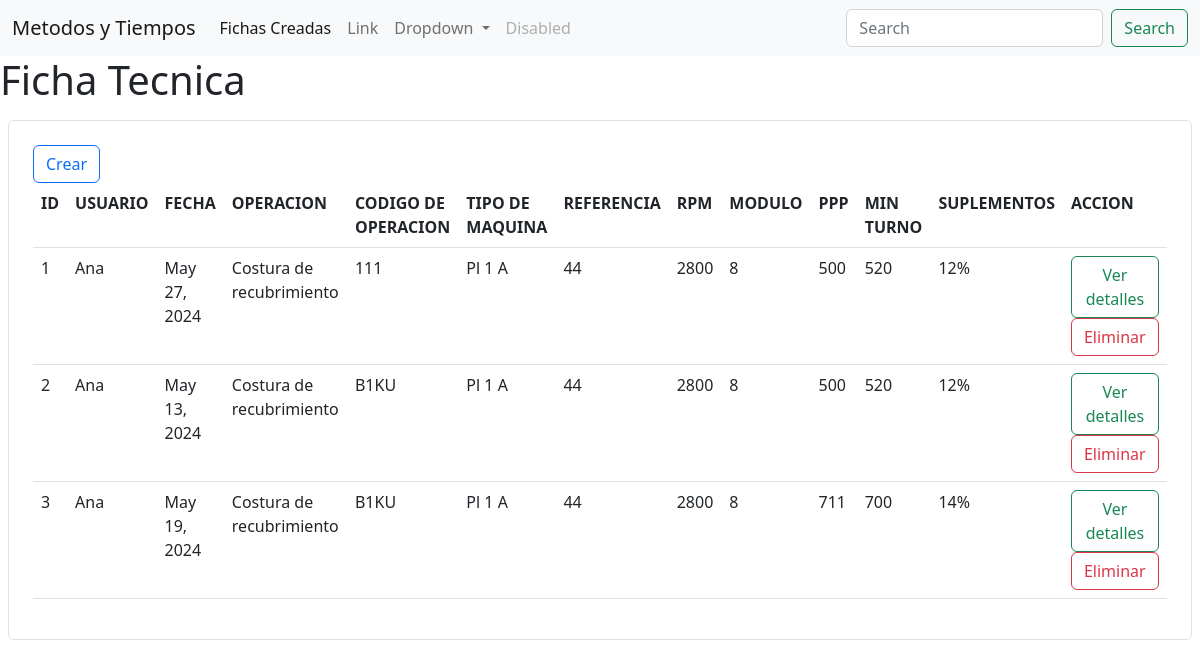
Page /listar_ficha on the earlier database version.
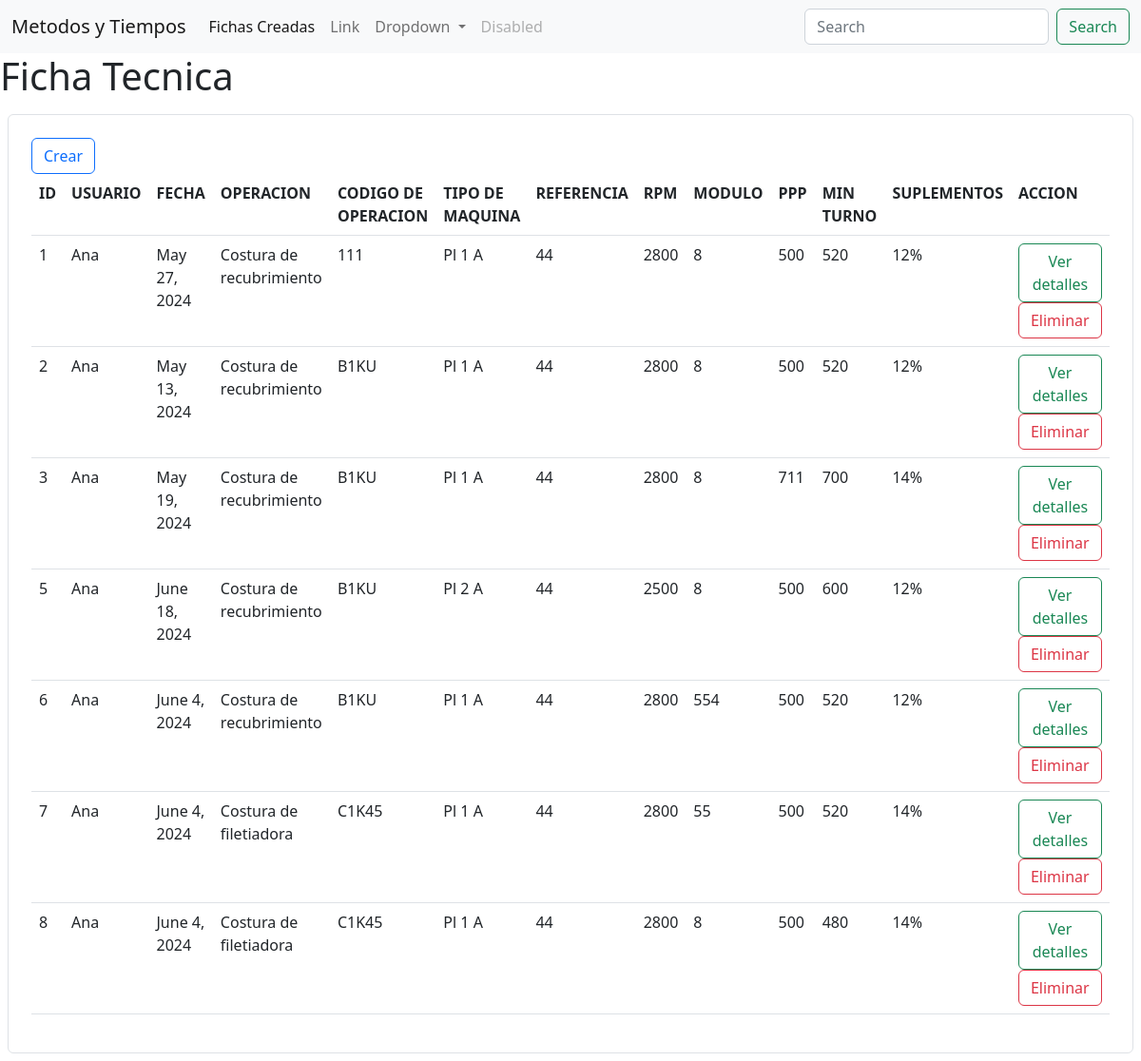
Same page on the later database version.
### app/models.py (models this page shows, shortened)
class FichaTecnica(models.Model):
    idFicha=models.BigAutoField(primary_key=True, blank=True)
    idUsuario=models.ForeignKey(Usuario,on_delete=models.CASCADE)
    fecha=models.DateField()
    operacion=models.ForeignKey(operacion,on_delete=models.CASCADE)
    codigo_Operacion=models.CharField(max_length=150)
    tipoMaquina=models.ForeignKey(MaquinaDeCoser,on_delete=models.CASCADE)
    ref=models.CharField(max_length=150)
    rpm=models.IntegerField()
    modulo=models.CharField(max_length=150)
    ppp=models.CharField(max_length=150)
    minTurno=models.ForeignKey(Turno,on_delete=models.CASCADE)
    suplementos=models.ForeignKey(Suplemento,on_delete=models.CASCADE)
    tipoTela=models.CharField(max_length=150)
    tiempoMinimoCostura=models.FloatField(default=0.0)
    gtf=models.ForeignKey(Gtf,on_delete=models.CASCADE)
    distanciaCostura=models.FloatField(default=0.0)
    numeroParadas=models.IntegerField(default=0)
    constante=models.FloatField(default=0.0006)
    factorAltaVelocidad=models.FloatField(default=0.0)
    paradaArranque=models.IntegerField(default=0)
    presicionParada=models.ForeignKey(Presicion_de_parada,on_delete=models.CASCADE)
    tmuCostura=models.FloatField(default=0.0)

class Usuario(models.Model):
    ROLES=(
        (1,"administrador"),
        (2,"usuario")
    )
    idUsuario=models.BigAutoField(primary_key=True, blank=True)
    nombre=models.CharField(max_length=50)
    apellido=models.CharField(max_length=50)
    contacto=models.CharField(max_length=50)
    email=models.CharField(max_length=50)
    nombreUsuario=models.CharField(max_length=50)
    contrasena=models.CharField(max_length=50)
    rol=models.IntegerField(choices=ROLES,default=2)
    def __str__(self):
        return f"{self.nombre}"

class operacion(models.Model):
    codigo=models.CharField(primary_key=True,blank=True,max_length=150)
    nombre=models.CharField(max_length=150)
    def __str__(self):
        return f"{self.nombre}"

class MaquinaDeCoser(models.Model):
    id=models.IntegerField(primary_key=True)
    nombre=models.CharField(max_length=150)
    rpm=models.IntegerField()
    puntadas_por_min=models.IntegerField()
    def __str__(self):
        return f"{self.nombre}"

class Turno(models.Model):
    id=models.BigAutoField(primary_key=True,blank=True)
    turno=models.IntegerField(null=True)
    def __str__(self):
        return f"{self.turno}"

class Suplemento(models.Model):
    id=models.BigAutoField(primary_key=True,blank=True)
    porcentaje=models.CharField(max_length=150,null=True)
    def __str__(self):
        return f"{self.porcentaje}"

### app/views.py (the view)
# urls.py: path('listar_ficha', listar_fichat,name="listar_ficha"),
def listar_fichat(request):
    q=FichaTecnica.objects.all()
    contex={"data":q}
    return render(request,'app/ficha/listar_fichat.html',contex)

### app/templates/app/ficha/listar_fichat.html (shortened to what this page needs)
{% extends 'app/base.html' %}
{% load static %}
{% block container %}
        <h1>Ficha Tecnica</h1>
    {% if data %}
    <div class="d-flex justify-content-center align-items-center">
        <div class="border p-4 rounded w-78 m-2">
            <a href="{% url 'form_fichat' %}" class="btn btn-outline-primary">Crear</a>
            <table class="table table-hover">
                <tr>
                    <th>ID</th>
                    <th>USUARIO</th>
                    <th>FECHA</th>
                    <th>OPERACION</th>
                    <th>CODIGO DE OPERACION</th>
                    <th>TIPO DE MAQUINA</th>
                    <th>REFERENCIA</th>
                    <th>RPM</th>
                    <th>MODULO</th>
                    <th>PPP</th>
                    <th>MIN TURNO</th>
                    <th>SUPLEMENTOS</th>
                    <th>ACCION</th>
                </tr>
                {% for i in data %}
                <tr>
                    <td>{{i.idFicha}}</td>
                    <td>{{i.idUsuario}}</td>
                    <td>{{i.fecha}}</td>
                    <td>{{i.operacion}}</td>
                    <td>{{i.codigo_Operacion}}</td>
                    <td>{{i.tipoMaquina}}</td>
                    <td>{{i.ref}}</td>
                    <td>{{i.rpm}}</td>
                    <td>{{i.modulo}}</td>
                    <td>{{i.ppp}}</td>
                    <td>{{i.minTurno}}</td>
                    <td>{{i.suplementos}}</td>
                    <td>
                        <a href="" class="btn btn-outline-success">Ver detalles</a>
                        <a href="" class="btn btn-outline-danger">Eliminar</a>
                    </td>
                </tr>
                {% endfor %}
            </table>
        </div>
    </div>
    {% else %}
    <h1>No hay registros en el momento</h1>
    {% endif %}
{% endblock %}

### app/templates/app/base.html (shortened to what this page needs)
{% load static %}
<!DOCTYPE html>
<html lang="en">
<head>
    <link href="https://cdn.jsdelivr.net/npm/bootstrap@5.2.3/dist/css/bootstrap.min.css" rel="stylesheet">
</head>
<body>
    <nav class="navbar navbar-expand-lg navbar-light bg-light">
        <div class="container-fluid">
          <a class="navbar-brand" href="#">Metodos y Tiempos</a>
          <div class="collapse navbar-collapse" id="navbarSupportedContent">
            <ul class="navbar-nav me-auto mb-2 mb-lg-0">
              <li class="nav-item">
                <a class="nav-link active" aria-current="page" href="listar_ficha">Fichas Creadas</a>
              </li>
              <li class="nav-item">
                <a class="nav-link" href="#">Link</a>
              </li>
              <li class="nav-item dropdown">
                <a class="nav-link dropdown-toggle" href="#" id="navbarDropdown" role="button" data-bs-toggle="dropdown" aria-expanded="false">
                  Dropdown
                </a>
              </li>
              <li class="nav-item">
                <a class="nav-link disabled" href="#" tabindex="-1" aria-disabled="true">Disabled</a>
              </li>
            </ul>
            <form class="d-flex">
              <input class="form-control me-2" type="search" placeholder="Search" aria-label="Search">
              <button class="btn btn-outline-success" type="submit">Search</button>
            </form>
          </div>
        </div>
      </nav>
    {% block container %}
    {% endblock %}
</body>
</html>

Differences in the rows shown:
added FichaTecnica: idFicha "5", idUsuario "Ana", fecha "June 18, 2024", operacion "Costura de recubrimiento", codigo_Operacion "B1KU", tipoMaquina "Pl 2 A", ref "44", rpm "2500", modulo "8", ppp "500", minTurno "600", suplementos "12%"
added FichaTecnica: idFicha "6", idUsuario "Ana", fecha "June 4, 2024", operacion "Costura de recubrimiento", codigo_Operacion "B1KU", tipoMaquina "Pl 1 A", ref "44", rpm "2800", modulo "554", ppp "500", minTurno "520", suplementos "12%"
added FichaTecnica: idFicha "7", idUsuario "Ana", fecha "June 4, 2024", operacion "Costura de filetiadora", codigo_Operacion "C1K45", tipoMaquina "Pl 1 A", ref "44", rpm "2800", modulo "55", ppp "500", minTurno "520", suplementos "14%"
added FichaTecnica: idFicha "8", idUsuario "Ana", fecha "June 4, 2024", operacion "Costura de filetiadora", codigo_Operacion "C1K45", tipoMaquina "Pl 1 A", ref "44", rpm "2800", modulo "8", ppp "500", minTurno "480", suplementos "14%"
